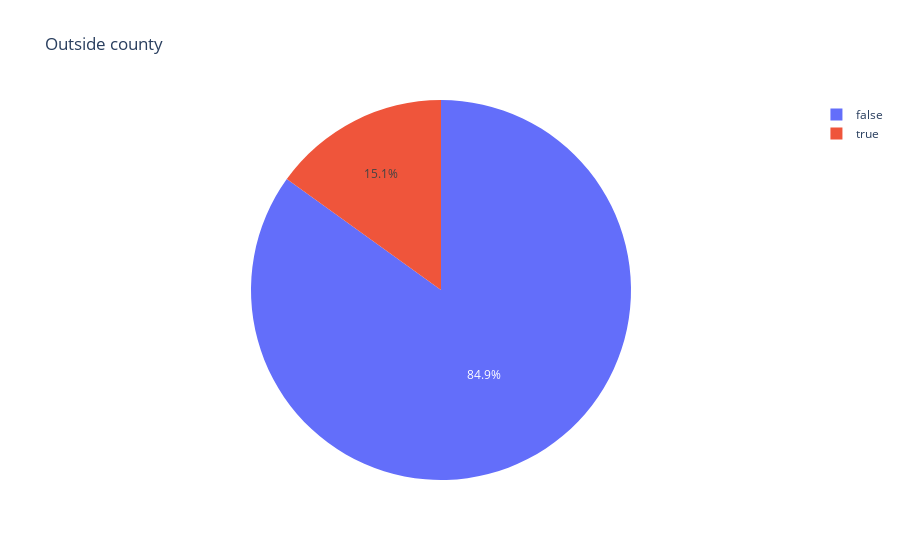

Notebook cell for this chart:
### Code cell
fig41 = px.pie(temp4, values='count', names='Outside of County', title='Outside county')
fig41.show()

### Figure 1 — Plotly figure (JSON) as saved in the notebook; plotly's stock layout.template omitted (floating-point values rounded to 4 significant figures)
{"data": [{"domain": {"x": [0, 1], "y": [0, 1]}, "hovertemplate": "Outside of County=%{label}<br>count=%{value}<extra></extra>", "labels": [false, true], "legendgroup": "", "name": "", "showlegend": true, "type": "pie", "values": [359628, 63820]}], "layout": {"legend": {"tracegroupgap": 0}, "title": {"text": "Outside county"}}}
